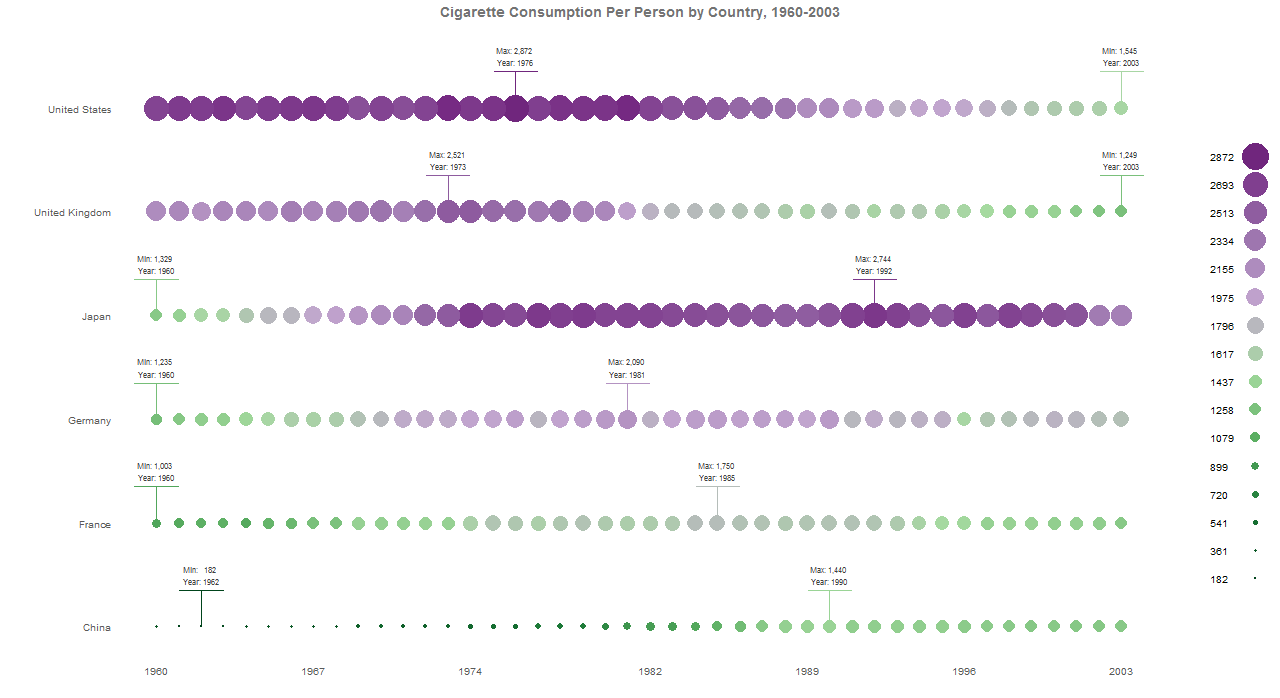

This figure's R source:
library(lattice)
library(RColorBrewer)
library(Quandl)

data <- Quandl("EPI/40")

countries <- colnames(data)
countries <- countries[2:7] 
countries <- lapply(strsplit(countries,' \\('), function(x) x[1])
countries <- unlist(countries)

Year <- as.POSIXlt(data[,1])
Year <- Year$year+1900

data.long <- reshape(data[,2:7],
                     timevar="Country",
                     times=countries,
                     idvar="Year",
                     ids=Year,
                     direction="long",
                     varying = list(1:6),
                     v.names="NumCig")

data.long <- data.long[order(data.long$Country),]
data.long$Country <- as.factor(data.long$Country)

indMax <- c()
indMin <- c()
for(i in 1:6){
  bool <- data.long$Country == levels(data.long$Country)[i]
  
  tmpInd <- which(data.long[bool,2]==max(data.long[bool,2]))
  tmpInd <- (i-1)*44+tmpInd
  indMax <- c(indMax,tmpInd)
  
  tmpInd <- which(data.long[bool,2]==min(data.long[bool,2]))
  tmpInd <- (i-1)*44+tmpInd
  indMin <- c(indMin,tmpInd)
}

clr <- rep("blue",264)
clr[indMax] <- "red"
clr[indMin] <- "green"

txt.X <- c(data.long[indMin,3],data.long[indMax,3])
txt.Y <- rep(1.5:6.5,2)

txt.lbl.min <- paste("Min:",
                     format(data.long[indMin,2],digits=1,nsmall=0,big.mark=","),
                     "\nYear:",
                     data.long[indMin,3],
                     sep=" ")

txt.lbl.max <- paste("Max:",
                     format(data.long[indMax,2],digits=1,nsmall=0,big.mark=","),
                     "\nYear:",
                     data.long[indMax,3],
                     sep=" ")

txt.lbl <- c(txt.lbl.min, txt.lbl.max)


bp <- brewer.pal(11,"PRGn")[c(1:4,8:11)]
crp <- colorRampPalette(rev(bp))(length(data.long$NumCig))
crp <- crp[1:230]

ky <- rev(round(seq(min(data.long$NumCig),max(data.long$NumCig), length.out=16)))
ky.min <- as.character(round(min(data.long$NumCig)))
ky.max <- as.character(round(max(data.long$NumCig)))

axis.set=function(side,...){
  if(side == "left"){
    panel.axis(side=side, outside=TRUE, at=1:6,
               labels=levels(data.long$Country),
               text.col="gray35")
  }else{
    if(side == "bottom"){
      panel.axis(side=side, outside=TRUE,
                 at=round(seq(1960,2003, length.out=7)),
                 text.col="gray35")
      
    }else axis.default(side=side, ...)
  }
}

d <- round(max(data.long$NumCig)-min(data.long$NumCig)+1)/length(crp)
cl.ind <- trunc((data.long$NumCig-round(min(data.long$NumCig)))/d+1)

dotplot(Country~Year,data=data.long,
        xlab=NULL, main="Cigarette Consumption Per Person by Country, 1960-2003",
        sub="\nCap & Change | Data Visualization with R | capandchange.com",
        par.settings=list(dot.line=list(col="transparent"),
                          axis.line=list(col="transparent"),
                          par.sub.text=list(col="gray25",cex=0.9,font=1),
                          par.main.text=list(col="gray45"),
                          axis.components=list(bottom=list(pad1=-5),
                                               left=list(pad1=-5, pad2=5))),
        
        axis=axis.set,
        key=list(space="right",
                 #title="Legend",
                 cex=0.5,
                 columns=1,
                 between=1,
                 padding.text=7,
                 #text=list(c(ky.max,rep("",14),ky.min), cex=0.8),
                 text=list(as.character(round(rev(seq(as.numeric(ky.min),as.numeric(ky.max),length.out=16)))), cex=0.8),
                 points=list(pch=16, 
                             cex=ky/650,
                             col=crp[rev(round(seq(1,length(crp), length.out=16)))],
                             alpha=1)),
        
        panel=function(...){
          panel.dotplot(...,pch=16, alpha=1, 
                        #col=crp[rank(data.long$NumCig)],
                        col=crp[cl.ind],
                        cex=data.long$NumCig/650)
          
          cl <- c(crp[cl.ind[indMin]],crp[cl.ind[indMax]])
          cl.txt <- "gray25"
          panel.text(txt.X, txt.Y, txt.lbl, cex=0.7, col=cl.txt)
          panel.arrows(txt.X,rep(1:6,2),txt.X,rep(1.35:6.35,2), code=2, 
                       length=0.30, angle=90, col=cl, lty=1, alpha=1)
        })
